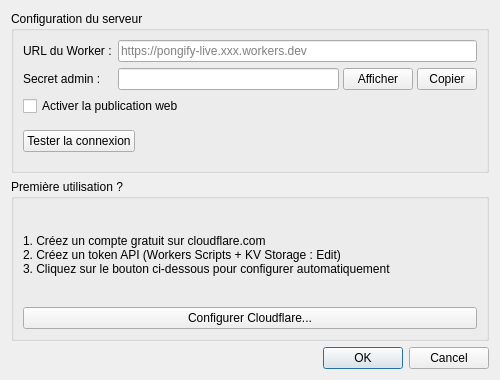
<?xml version="1.0" encoding="UTF-8"?>
<ui version="4.0">
 <class>DialogWebPublish</class>
 <widget class="QDialog" name="DialogWebPublish">
  <property name="geometry">
   <rect>
    <x>0</x>
    <y>0</y>
    <width>500</width>
    <height>380</height>
   </rect>
  </property>
  <property name="windowTitle">
   <string>Configuration publication web</string>
  </property>
  <layout class="QVBoxLayout" name="verticalLayout">
   <item>
    <widget class="QGroupBox" name="groupBoxConfig">
     <property name="title">
      <string>Configuration du serveur</string>
     </property>
     <layout class="QVBoxLayout" name="verticalLayout_2">
      <item>
       <layout class="QFormLayout" name="formLayout">
        <item row="0" column="0">
         <widget class="QLabel" name="labelUrl">
          <property name="text">
           <string>URL du Worker :</string>
          </property>
         </widget>
        </item>
        <item row="0" column="1">
         <widget class="QLineEdit" name="editWorkerUrl">
          <property name="placeholderText">
           <string>https://pongify-live.xxx.workers.dev</string>
          </property>
         </widget>
        </item>
        <item row="1" column="0">
         <widget class="QLabel" name="labelSecret">
          <property name="text">
           <string>Secret admin :</string>
          </property>
         </widget>
        </item>
        <item row="1" column="1">
         <layout class="QHBoxLayout" name="secretLayout">
          <property name="spacing">
           <number>4</number>
          </property>
          <item>
           <widget class="QLineEdit" name="editAdminSecret">
            <property name="echoMode">
             <enum>QLineEdit::Password</enum>
            </property>
           </widget>
          </item>
          <item>
           <widget class="QPushButton" name="btnShowSecret">
            <property name="text">
             <string>Afficher</string>
            </property>
            <property name="maximumSize">
             <size>
              <width>70</width>
              <height>16777215</height>
             </size>
            </property>
           </widget>
          </item>
          <item>
           <widget class="QPushButton" name="btnCopySecret">
            <property name="text">
             <string>Copier</string>
            </property>
            <property name="maximumSize">
             <size>
              <width>60</width>
              <height>16777215</height>
             </size>
            </property>
           </widget>
          </item>
         </layout>
        </item>
       </layout>
      </item>
      <item>
       <widget class="QCheckBox" name="checkEnabled">
        <property name="text">
         <string>Activer la publication web</string>
        </property>
       </widget>
      </item>
      <item>
       <layout class="QHBoxLayout" name="horizontalLayout">
        <item>
         <widget class="QPushButton" name="btnTest">
          <property name="text">
           <string>Tester la connexion</string>
          </property>
         </widget>
        </item>
        <item>
         <widget class="QLabel" name="labelStatus">
          <property name="text">
           <string/>
          </property>
         </widget>
        </item>
        <item>
         <spacer name="horizontalSpacer">
          <property name="orientation">
           <enum>Qt::Horizontal</enum>
          </property>
          <property name="sizeHint" stdset="0">
           <size>
            <width>40</width>
            <height>20</height>
           </size>
          </property>
         </spacer>
        </item>
       </layout>
      </item>
     </layout>
    </widget>
   </item>
   <item>
    <widget class="QGroupBox" name="groupBoxHelp">
     <property name="title">
      <string>Première utilisation ?</string>
     </property>
     <layout class="QVBoxLayout" name="verticalLayout_3">
      <item>
       <widget class="QLabel" name="labelHelp">
        <property name="wordWrap">
         <bool>true</bool>
        </property>
        <property name="text">
         <string>1. Créez un compte gratuit sur cloudflare.com
2. Créez un token API (Workers Scripts + KV Storage : Edit)
3. Cliquez sur le bouton ci-dessous pour configurer automatiquement</string>
        </property>
       </widget>
      </item>
      <item>
       <widget class="QPushButton" name="btnCloudflareSetup">
        <property name="text">
         <string>Configurer Cloudflare...</string>
        </property>
       </widget>
      </item>
     </layout>
    </widget>
   </item>
   <item>
    <widget class="QDialogButtonBox" name="buttonBox">
     <property name="orientation">
      <enum>Qt::Horizontal</enum>
     </property>
     <property name="standardButtons">
      <set>QDialogButtonBox::Cancel|QDialogButtonBox::Ok</set>
     </property>
    </widget>
   </item>
  </layout>
 </widget>
 <resources/>
 <connections>
  <connection>
   <sender>buttonBox</sender>
   <signal>accepted()</signal>
   <receiver>DialogWebPublish</receiver>
   <slot>accept()</slot>
   <hints>
    <hint type="sourcelabel">
     <x>248</x>
     <y>254</y>
    </hint>
    <hint type="destinationlabel">
     <x>157</x>
     <y>274</y>
    </hint>
   </hints>
  </connection>
  <connection>
   <sender>buttonBox</sender>
   <signal>rejected()</signal>
   <receiver>DialogWebPublish</receiver>
   <slot>reject()</slot>
   <hints>
    <hint type="sourcelabel">
     <x>316</x>
     <y>260</y>
    </hint>
    <hint type="destinationlabel">
     <x>286</x>
     <y>274</y>
    </hint>
   </hints>
  </connection>
 </connections>
</ui>
